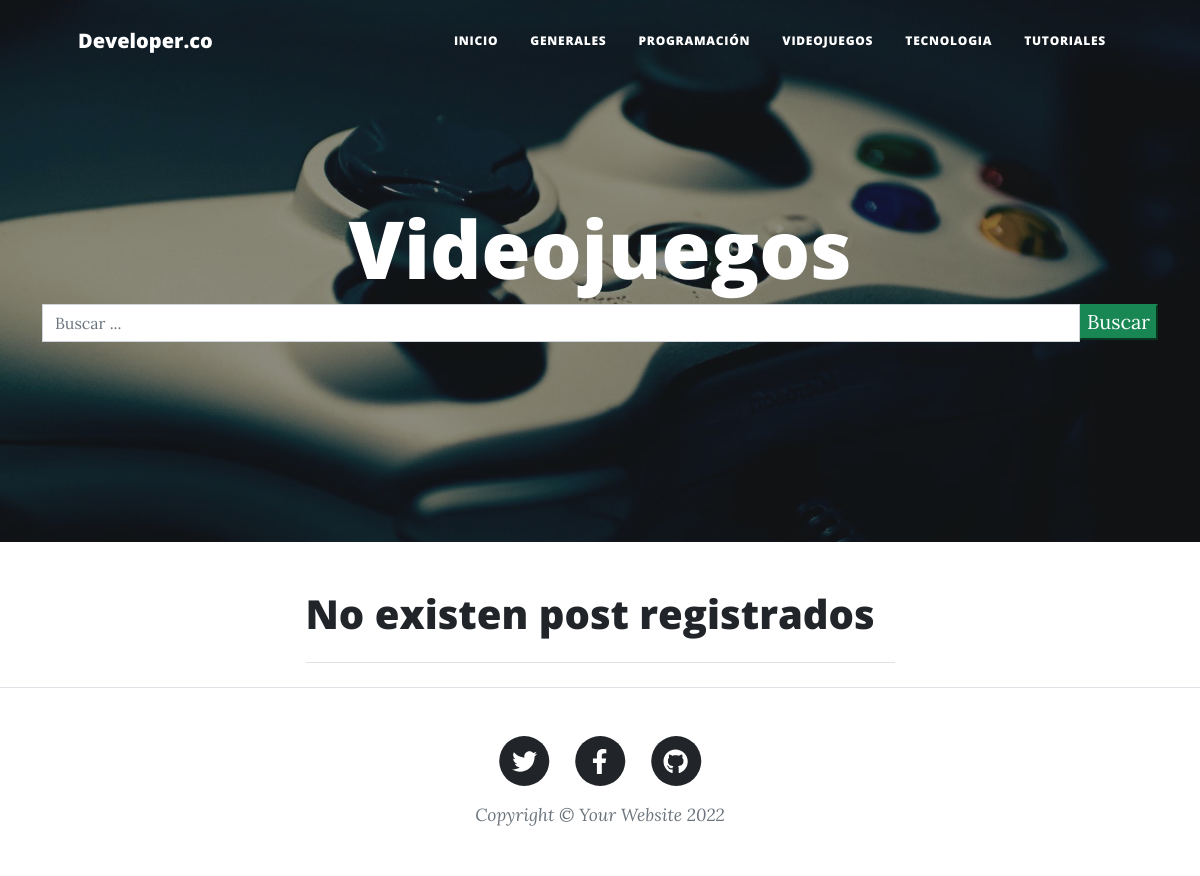
/videojuegos/, run on an earlier commit of the app's database.
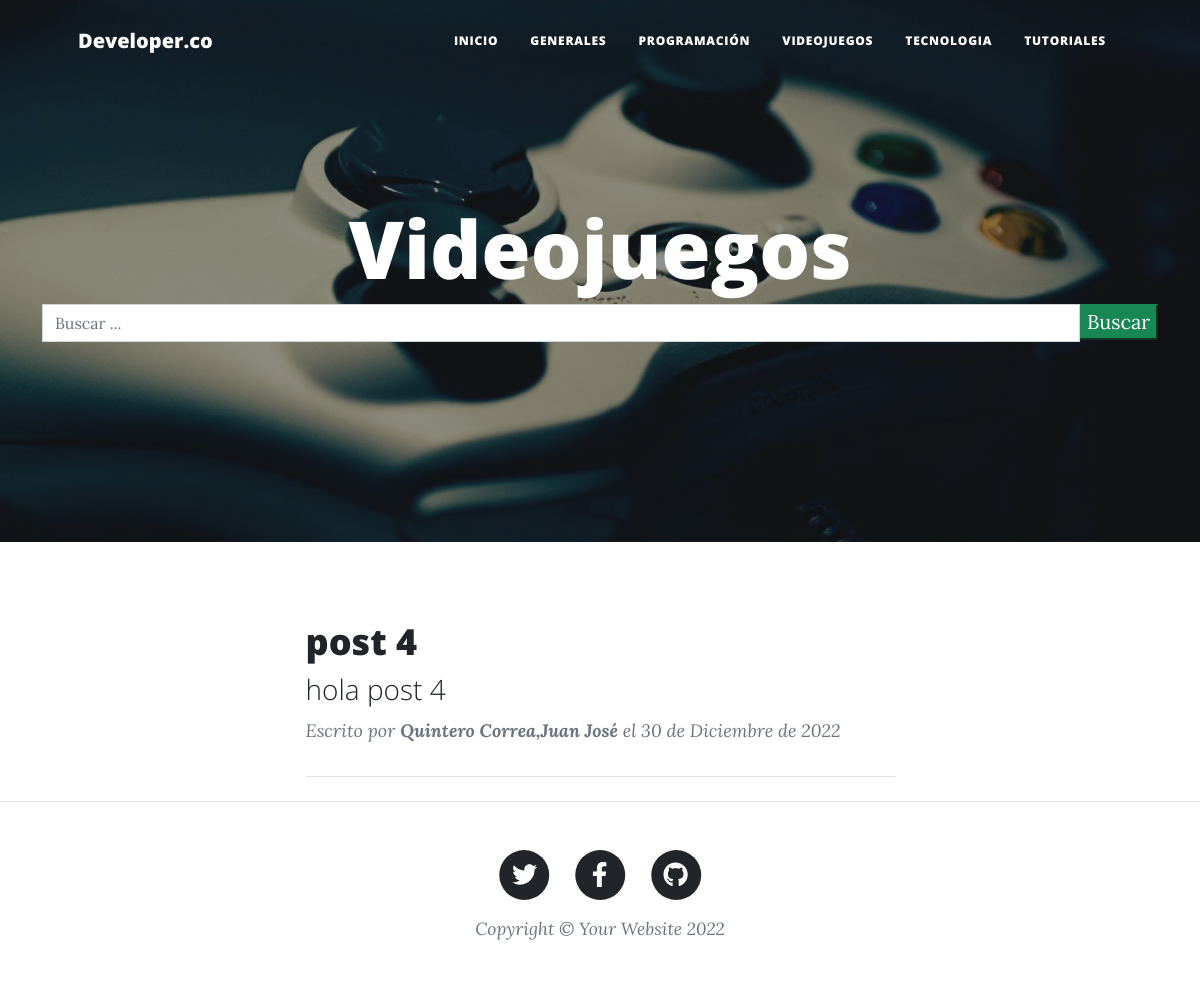
And on a later commit of the database.
### blog/models.py (models this page shows, shortened)
class Post(models.Model):
    id = models.AutoField(primary_key=True)
    titulo = models.CharField('Titulo',max_length=90,blank=False,null=False)
    slug = models.CharField('Slug',max_length=100,null=False,blank=False)
    descripcion = models.CharField('Descripción',max_length=110,blank=False,null=False)
    contenido = RichTextField('Contenido')
    imagen = models.URLField(max_length=255,blank=False,null=False)
    autor = models.ForeignKey(Autor, on_delete=models.CASCADE)
    categoria = models.ForeignKey(Categoria, on_delete=models.CASCADE)
    estado = models.BooleanField('Publicado/No Publicado',default=True)
    fecha_creacion = models.DateField('Fecha de Creación',auto_now=False,auto_now_add=True)
    class Meta:
        verbose_name = 'Post'
        verbose_name_plural = 'Posts'

class Autor(models.Model):
    id = models.AutoField(primary_key=True)
    nombres = models.CharField("Nombres de Autor",max_length=255,null=False,blank=False)
    apellidos = models.CharField("Apellidos de autor",max_length=255,null=False,blank=False)
    facebook = models.URLField("Facebook",null=True,blank=True)
    instagram = models.URLField("Instagram",null=True,blank=True)
    web = models.URLField("Web",null=True,blank=True)
    facebook = models.URLField("Facebook",null=True,blank=True)
    correo = models.EmailField("Correo Electrónico",blank=False,null=False)
    estado = models.BooleanField("Autor ACtivo/Autor no Activo",default=True)
    fecha_creacion = models.DateField("Fecha de Creación",auto_now=False,auto_now_add=True)
    class Meta:
        verbose_name = 'Autor'
        verbose_name_plural = 'Autores'
    def __str__(self):
        return '{0},{1}'.format(self.apellidos, self.nombres)

### blog/views.py (the view, shortened to what this page needs)
# urls.py: path('videojuegos/', videojuegos, name = 'videojuegos'),
def videojuegos(request):
    queryset = request.GET.get("buscar")
    posts = Post.objects.filter(
        estado = True,
        categoria = Categoria.objects.get(nombre__iexact = 'VideoJuegos')
    )
    paginator = Paginator(posts,2)
    page = request.GET.get('page')
    posts = paginator.get_page(page)
    return render(request, 'videojuegos.html',{'posts':posts})

### templates/videojuegos.html (shortened to what this page needs)
{% extends 'index.html' %}
{% load static %}
{% block imagen %}
    <header class="masthead" style="background-image: url('{% static 'assets/img/videojuegos.jpg' %}')">
{% endblock imagen %}
{% block titulo_principal %}
    Videojuegos
{% endblock titulo_principal%}

### templates/index.html (shortened to what the changed rows need)
{% load static %}
<!DOCTYPE html>
<html lang="es">
    <head>
        <link href="{% static 'css/styles.css' %}" rel="stylesheet" />
    </head>
    <body>
        {% block imagen %}<header class="masthead" style="background-image: url('{% static 'assets/img/home-bg.jpg' %}')">{% endblock imagen %}
            <div class="container position-relative px-4 px-lg-5">
                <div class="row gx-4 gx-lg-5 justify-content-center">
                    <div class="col-md-10 col-lg-8 col-xl-7">
                        <div class="site-heading">
                            <h1>{% block titulo_principal %}Blog Developer.co{% endblock titulo_principal %}</h1>
                        </div>
                    </div>
                </div>
            </div>
        </header>
        <div class="container px-4 px-lg-5">
            <div class="row gx-4 gx-lg-5 justify-content-center">
                <div class="col-md-10 col-lg-8 col-xl-7">
                    {% block contenido %}
                        {% if posts %}
                            {% for post in posts %}
                                <div class="post-preview">
                                    <a href="{% url 'blog:detalle_post' post.slug %}">
                                        <h2 class="post-title">{{ post.titulo }}</h2>
                                        <h3 class="post-subtitle">{{ post.descripcion }}</h3>
                                    </a>
                                    <p class="post-meta">Escrito por
                                        <strong>{{ post.autor }}</strong> el
                                        {{ post.fecha_creacion }}
                                    </p>
                                </div>
                            {% endfor %}
                        {% else %}
                                <h1>No existen post registrados</h1>
                        {% endif %}
                    {% endblock contenido %}
                    <hr class="my-4" />
                </div>
            </div>
        </div>
    </body>
</html>

What changed in the data, as far as the page shows it:
added Post: titulo "post 4", descripcion "hola post 4", autor "Quintero Correa,Juan José", fecha_creacion "30 de Diciembre de 2022"
Also different on the page:
text no longer shown: "No existen post registrados"
